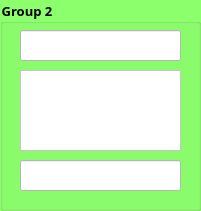
   <widget class="QGroupBox" name="groupBox_2">
    <property name="geometry">
     <rect>
      <x>280</x>
      <y>20</y>
      <width>201</width>
      <height>211</height>
     </rect>
    </property>
    <property name="font">
     <font>
      <family>Mongolian Baiti</family>
      <pointsize>10</pointsize>
      <weight>75</weight>
      <bold>true</bold>
     </font>
    </property>
    <property name="styleSheet">
     <string notr="true">background-color: rgb(140, 255, 108);</string>
    </property>
    <property name="title">
     <string>Group 2</string>
    </property>
    <widget class="QLineEdit" name="lineEdit_5">
     <property name="geometry">
      <rect>
       <x>20</x>
       <y>30</y>
       <width>161</width>
       <height>31</height>
      </rect>
     </property>
     <property name="styleSheet">
      <string notr="true">background-color: rgb(255, 255, 255);</string>
     </property>
    </widget>
    <widget class="QTextEdit" name="textEdit_3">
     <property name="geometry">
      <rect>
       <x>20</x>
       <y>70</y>
       <width>161</width>
       <height>81</height>
      </rect>
     </property>
     <property name="styleSheet">
      <string notr="true">background-color: rgb(255, 255, 255);</string>
     </property>
     <property name="html">
      <string>&lt;!DOCTYPE HTML PUBLIC &quot;-//W3C//DTD HTML 4.0//EN&quot; &quot;http://www.w3.org/TR/REC-html40/strict.dtd&quot;&gt;
&lt;html&gt;&lt;head&gt;&lt;meta name=&quot;qrichtext&quot; content=&quot;1&quot; /&gt;&lt;style type=&quot;text/css&quot;&gt;
p, li { white-space: pre-wrap; }
&lt;/style&gt;&lt;/head&gt;&lt;body style=&quot; font-family:'MS Shell Dlg 2'; font-size:7.8pt; font-weight:400; font-style:normal;&quot;&gt;
&lt;p style=&quot;-qt-paragraph-type:empty; margin-top:0px; margin-bottom:0px; margin-left:0px; margin-right:0px; -qt-block-indent:0; text-indent:0px;&quot;&gt;&lt;br /&gt;&lt;/p&gt;&lt;/body&gt;&lt;/html&gt;</string>
     </property>
    </widget>
    <widget class="QLineEdit" name="lineEdit_6">
     <property name="geometry">
      <rect>
       <x>20</x>
       <y>160</y>
       <width>161</width>
       <height>31</height>
      </rect>
     </property>
     <property name="styleSheet">
      <string notr="true">background-color: rgb(255, 255, 255);</string>
     </property>
     <property name="alignment">
      <set>Qt::AlignCenter</set>
     </property>
    </widget>
   </widget>
